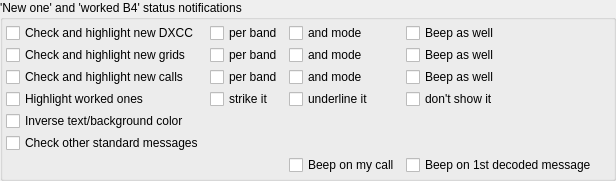
          <widget class="QGroupBox" name="highlight_group_box">
           <property name="title">
            <string>'New one' and 'worked B4' status notifications</string>
           </property>
           <layout class="QGridLayout" name="gridLayout_20">
            <property name="leftMargin">
             <number>3</number>
            </property>
            <property name="topMargin">
             <number>3</number>
            </property>
            <property name="rightMargin">
             <number>3</number>
            </property>
            <property name="bottomMargin">
             <number>3</number>
            </property>
            <property name="verticalSpacing">
             <number>6</number>
            </property>
            <item row="0" column="0">
             <layout class="QGridLayout" name="gridLayout_19">
              <property name="verticalSpacing">
               <number>2</number>
              </property>
              <item row="0" column="0">
               <widget class="QCheckBox" name="newDXCC_check_box">
                <property name="toolTip">
                 <string>&lt;html&gt;&lt;head/&gt;&lt;body&gt;&lt;p&gt;Highlight messages with DXCC countries which do not exist in the wsjtx_log.adi log file.&lt;/p&gt;&lt;/body&gt;&lt;/html&gt;</string>
                </property>
                <property name="text">
                 <string>Check and highlight new DXCC</string>
                </property>
               </widget>
              </item>
              <item row="0" column="1">
               <widget class="QCheckBox" name="newDXCCBand_check_box">
                <property name="toolTip">
                 <string>&lt;html&gt;&lt;head/&gt;&lt;body&gt;&lt;p&gt;Highlight messages with DXCC countries which are new to the band according to the data from wsjtx_log.adi log file.&lt;/p&gt;&lt;/body&gt;&lt;/html&gt;</string>
                </property>
                <property name="text">
                 <string>per band</string>
                </property>
               </widget>
              </item>
              <item row="0" column="2">
               <widget class="QCheckBox" name="newDXCCBandMode_check_box">
                <property name="toolTip">
                 <string>&lt;html&gt;&lt;head/&gt;&lt;body&gt;&lt;p&gt;Match band AND mode combination, not just the band.&lt;/p&gt;&lt;/body&gt;&lt;/html&gt;</string>
                </property>
                <property name="text">
                 <string>and mode</string>
                </property>
               </widget>
              </item>
              <item row="0" column="3">
               <widget class="QCheckBox" name="beep_on_newDXCC_check_box">
                <property name="toolTip">
                 <string>Use also system sound for the notification.</string>
                </property>
                <property name="text">
                 <string>Beep as well</string>
                </property>
               </widget>
              </item>
              <item row="1" column="0">
               <widget class="QCheckBox" name="newGrid_check_box">
                <property name="toolTip">
                 <string>&lt;html&gt;&lt;head/&gt;&lt;body&gt;&lt;p&gt;Highlight messages with grid squares which do not exist in the wsjtx_log.adi log file.&lt;/p&gt;&lt;/body&gt;&lt;/html&gt;</string>
                </property>
                <property name="text">
                 <string>Check and highlight new grids</string>
                </property>
               </widget>
              </item>
              <item row="1" column="1">
               <widget class="QCheckBox" name="newGridBand_check_box">
                <property name="toolTip">
                 <string>&lt;html&gt;&lt;head/&gt;&lt;body&gt;&lt;p&gt;Highlight messages with grid squares which are new to the band according to the data from wsjtx_log.adi log file.&lt;/p&gt;&lt;/body&gt;&lt;/html&gt;</string>
                </property>
                <property name="text">
                 <string>per band</string>
                </property>
               </widget>
              </item>
              <item row="1" column="2">
               <widget class="QCheckBox" name="newGridBandMode_check_box">
                <property name="toolTip">
                 <string>&lt;html&gt;&lt;head/&gt;&lt;body&gt;&lt;p&gt;Match band AND mode combination, not just the band.&lt;/p&gt;&lt;/body&gt;&lt;/html&gt;</string>
                </property>
                <property name="text">
                 <string>and mode</string>
                </property>
               </widget>
              </item>
              <item row="1" column="3">
               <widget class="QCheckBox" name="beep_on_newGrid_check_box">
                <property name="toolTip">
                 <string>Use also system sound for the notification.</string>
                </property>
                <property name="text">
                 <string>Beep as well</string>
                </property>
               </widget>
              </item>
              <item row="2" column="0">
               <widget class="QCheckBox" name="newCall_check_box">
                <property name="toolTip">
                 <string>&lt;html&gt;&lt;head/&gt;&lt;body&gt;&lt;p&gt;Highlight messages with callsigns which do not exist in the wsjtx_log.adi log file.&lt;/p&gt;&lt;/body&gt;&lt;/html&gt;</string>
                </property>
                <property name="text">
                 <string>Check and highlight new calls</string>
                </property>
               </widget>
              </item>
              <item row="2" column="1">
               <widget class="QCheckBox" name="newCallBand_check_box">
                <property name="toolTip">
                 <string>&lt;html&gt;&lt;head/&gt;&lt;body&gt;&lt;p&gt;Highlight messages with callsigns which are new to the band according to the data from wsjtx_log.adi log file.&lt;/p&gt;&lt;/body&gt;&lt;/html&gt;</string>
                </property>
                <property name="text">
                 <string>per band</string>
                </property>
               </widget>
              </item>
              <item row="2" column="2">
               <widget class="QCheckBox" name="newCallBandMode_check_box">
                <property name="toolTip">
                 <string>&lt;html&gt;&lt;head/&gt;&lt;body&gt;&lt;p&gt;Match band AND mode combination, not just the band.&lt;/p&gt;&lt;/body&gt;&lt;/html&gt;</string>
                </property>
                <property name="text">
                 <string>and mode</string>
                </property>
               </widget>
              </item>
              <item row="2" column="3">
               <widget class="QCheckBox" name="beep_on_newCall_check_box">
                <property name="toolTip">
                 <string>Use also system sound for the notification.</string>
                </property>
                <property name="text">
                 <string>Beep as well</string>
                </property>
               </widget>
              </item>
              <item row="3" column="0">
               <widget class="QCheckBox" name="workedColor_check_box">
                <property name="toolTip">
                 <string>&lt;html&gt;&lt;head/&gt;&lt;body&gt;&lt;p&gt;Use color notification for messages with the worked DXCC, Grid, Call.&lt;/p&gt;&lt;/body&gt;&lt;/html&gt;</string>
                </property>
                <property name="text">
                 <string>Highlight worked ones</string>
                </property>
               </widget>
              </item>
              <item row="3" column="1">
               <widget class="QCheckBox" name="workedStriked_check_box">
                <property name="toolTip">
                 <string>&lt;html&gt;&lt;head/&gt;&lt;body&gt;&lt;p&gt;Messages with worked DXCC, Grid, Call will be striked.&lt;/p&gt;&lt;/body&gt;&lt;/html&gt;</string>
                </property>
                <property name="statusTip">
                 <string>&lt;html&gt;&lt;head/&gt;&lt;body&gt;&lt;p&gt;Messages with worked Call will be striked&lt;/p&gt;&lt;/body&gt;&lt;/html&gt;</string>
                </property>
                <property name="text">
                 <string>strike it</string>
                </property>
               </widget>
              </item>
              <item row="3" column="2">
               <widget class="QCheckBox" name="workedUnderlined_check_box">
                <property name="toolTip">
                 <string>&lt;html&gt;&lt;head/&gt;&lt;body&gt;&lt;p&gt;Messages with worked DXCC, Grid, Call will be underlined.&lt;/p&gt;&lt;/body&gt;&lt;/html&gt;</string>
                </property>
                <property name="text">
                 <string>underline it</string>
                </property>
               </widget>
              </item>
              <item row="3" column="3">
               <widget class="QCheckBox" name="workedDontShow_check_box">
                <property name="toolTip">
                 <string>&lt;html&gt;&lt;head/&gt;&lt;body&gt;&lt;p&gt;Messages with worked DXCC, Grid, Call where there is no MyCall will be skipped in the decoded text window&lt;/p&gt;&lt;/body&gt;&lt;/html&gt;</string>
                </property>
                <property name="text">
                 <string>don't show it</string>
                </property>
               </widget>
              </item>
              <item row="4" column="0">
               <widget class="QCheckBox" name="txtColor_check_box">
                <property name="toolTip">
                 <string>&lt;html&gt;&lt;head/&gt;&lt;body&gt;&lt;p&gt;Invert text&lt;-&gt;background color for received messages&lt;/p&gt;&lt;/body&gt;&lt;/html&gt;</string>
                </property>
                <property name="text">
                 <string>Inverse text/background color</string>
                </property>
               </widget>
              </item>
              <item row="5" column="0">
               <widget class="QCheckBox" name="newPotential_check_box">
                <property name="toolTip">
                 <string>&lt;html&gt;&lt;head/&gt;&lt;body&gt;&lt;p&gt;By default 'CQ' and 'MyCall' messages being only checked, this setting allows to check also other received standard messages for new DXCC, Grid, Call. 'Other standard message' color being used for the notification&lt;/p&gt;&lt;/body&gt;&lt;/html&gt;</string>
                </property>
                <property name="text">
                 <string>Check other standard messages</string>
                </property>
               </widget>
              </item>
              <item row="5" column="4">
               <spacer name="horizontalSpacer_7">
                <property name="orientation">
                 <enum>Qt::Horizontal</enum>
                </property>
                <property name="sizeHint" stdset="0">
                 <size>
                  <width>13</width>
                  <height>13</height>
                 </size>
                </property>
               </spacer>
              </item>
              <item row="6" column="3">
               <widget class="QCheckBox" name="beep_on_firstMsg_check_box">
                <property name="toolTip">
                 <string>&lt;html&gt;&lt;head/&gt;&lt;body&gt;&lt;p&gt;Use system sound for notification as soon as the first message is decoded in the RX interval.&lt;/p&gt;&lt;/body&gt;&lt;/html&gt;</string>
                </property>
                <property name="text">
                 <string>Beep on 1st decoded message</string>
                </property>
               </widget>
              </item>
              <item row="6" column="2">
               <widget class="QCheckBox" name="beep_on_my_call_check_box">
                <property name="toolTip">
                 <string>&lt;html&gt;&lt;head/&gt;&lt;body&gt;&lt;p&gt;Use system sound for notification if there is MyCall in the received message.&lt;/p&gt;&lt;/body&gt;&lt;/html&gt;</string>
                </property>
                <property name="text">
                 <string>Beep on my call</string>
                </property>
               </widget>
              </item>
             </layout>
            </item>
           </layout>
          </widget>
